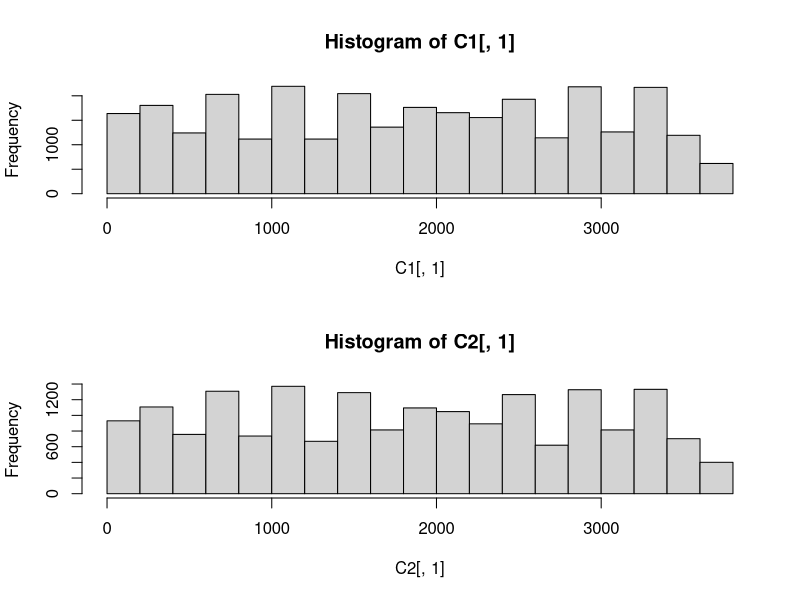
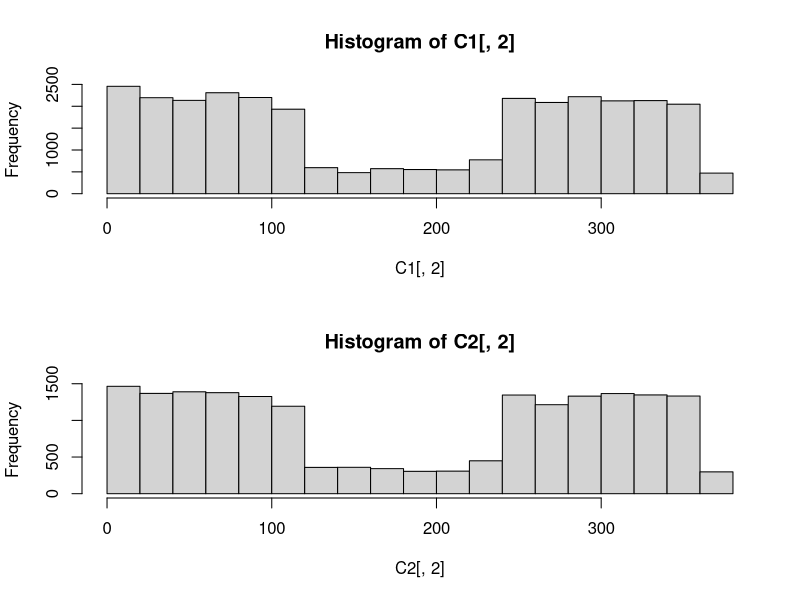
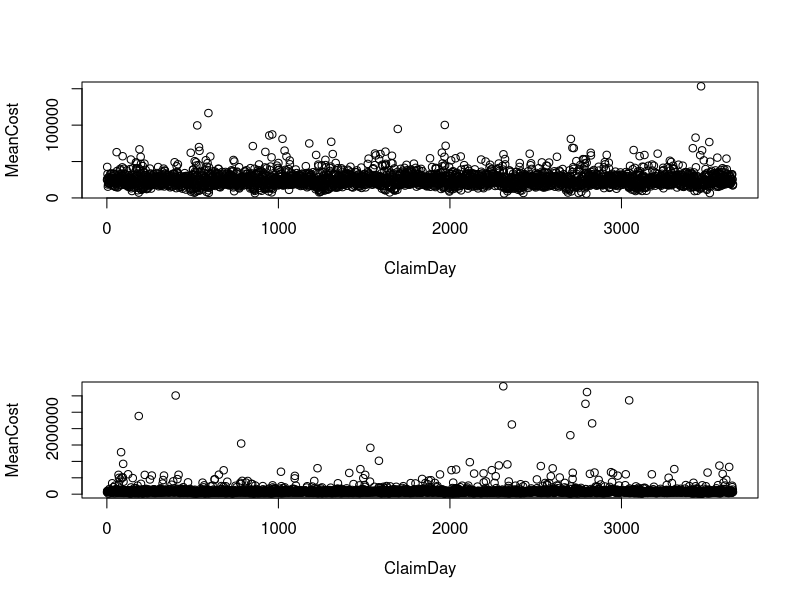
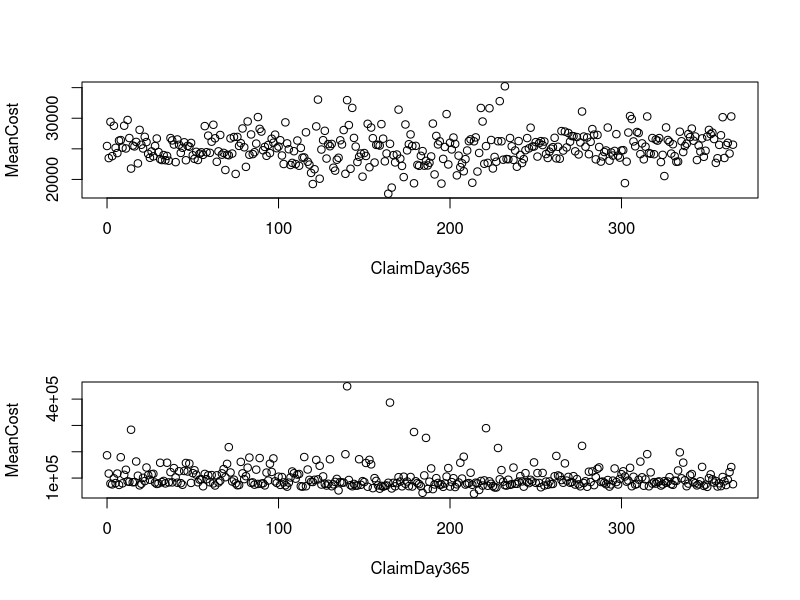

Write R code to recreate these figures, in order.
## Risk och reserv Projekt 1

claims <- read.table("Projekt1_Grupp8.txt", header = TRUE, sep = ";")
claims$ClaimDay365 <- claims$ClaimDay %% 366

## ARRIVALS
claims1 <- subset(claims, ClaimType == 1, select=c(ClaimDay, ClaimDay365, ClaimCost))
claims2 <- subset(claims, ClaimType == 2, select=c(ClaimDay, ClaimDay365, ClaimCost))


C1 <- data.matrix(claims1)
C2 <- data.matrix(claims2)

# Histogram 10Y
par(mfrow=c(2,1))
hist(C1[,1])
hist(C2[,1])

# Histogram 1Y
par(mfrow=c(2,1))
hist(C1[,2])
hist(C2[,2])

## COST
claimsMeanCost10Y <- aggregate(list(MeanCost=claims$ClaimCost),list(ClaimType=claims$ClaimType,ClaimDay=claims$ClaimDay), mean)
claimsMeanCost1Y <- aggregate(list(MeanCost=claims$ClaimCost),list(ClaimType=claims$ClaimType,ClaimDay365=claims$ClaimDay365), mean)

claimsCost1 <- subset(claimsMeanCost10Y, ClaimType == 1, select=c(ClaimDay, MeanCost))
claimsCost2 <- subset(claimsMeanCost10Y, ClaimType == 2, select=c(ClaimDay, MeanCost))

par(mfrow=c(2,1))
plot(claimsCost1)
plot(claimsCost2)

claimsCostY1 <- subset(claimsMeanCost1Y, ClaimType == 1, select=c(ClaimDay365, MeanCost))
claimsCostY2 <- subset(claimsMeanCost1Y, ClaimType == 2, select=c(ClaimDay365, MeanCost))

par(mfrow=c(2,1))
plot(claimsCostY1)
plot(claimsCostY2)
